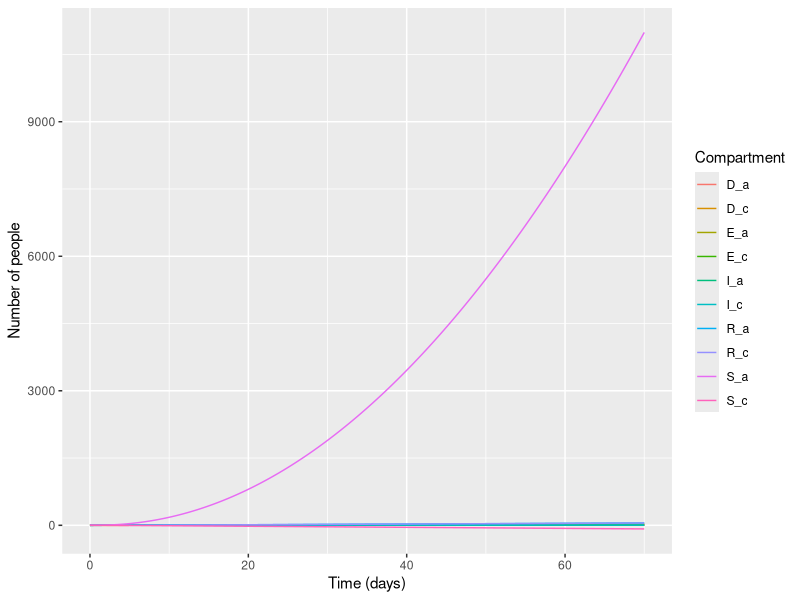

The R source for this figure:
## ---- chunk 1
knitr::opts_chunk$set(echo = TRUE)
## ---- chunk 2
library(deSolve)
library(tidyverse)
library(DiagrammeR)
## ---- chunk 3
grViz("digraph flowchart {
      graph [layout = dot,
       rankdir = LR]
      node [fontname = Helvetica, shape = rectangle,]
      tab1 [label = '@@1']
      tab2 [label = '@@2']
      tab3 [label = '@@3'] 
      tab4 [label = '@@4']
      tab5 [label = '@@5']
      tab6 [label = '@@6']
      tab7 [label = '@@7']
      tab8 [label = '@@8']
      tab9 [label = '@@9']
      # edge definitions with the node IDs
      tab1 -> tab2 [label = 'beta child'];
      tab1 -> tab3 [label = 'beta adult'];
      tab2 -> tab4 [label = 'kapa child'];
      tab4 -> tab6 [label = 'mu child'];
      tab4 -> tab8 [label = 'gamma child'];
      tab3 -> tab5 [label = 'kapa adult'];
      tab5 -> tab7 [label = 'mu adult'];
      tab5 -> tab9 [label = 'gamma adult'];
      }

      [1]: 'Susceptible'
      [2]: 'Exposed Children'
      [3]: 'Exposed Adults'
      [4]: 'Infected Children'
      [5]: 'Infected Adult'
      [6]: 'Dead Children'
      [7]: 'Dead Adults'
      [8]: 'Recovered Children'
      [9]: 'Recovered Adults'
      ")
## ---- chunk 4
population <- 10^6
infectious_no <- 3
N <- 1
epsilon = infectious_no/population
Ih <- 1 ### unlimited hospital capacity
mun <- 0.95 ### 0 < mun < 1
muh <- 1- mun
alpha <- 0.6
beta <- 1.2
kappa <- 1.4
gamma <-0.3

unit_time <- 70

# proportions
child_prop = 0.3
adult_prop = 0.7
## ---- chunk 5
# child
S_c = 0.3*  (1-epsilon)
E_c = 0
I_c = 0.3 * epsilon
R_c = 0
D_c = 0

# adult
S_a = 0.7*  (1-epsilon)
E_a = 0
I_a = 0.7 * epsilon
R_a = 0
D_a = 0

# time step
step_h = 0.001

## ---- chunk 6
param = list(N = N, Ih = Ih, muh = muh, mun = mun, alpha = alpha, beta = beta, kappa = kappa, gamma = gamma, 
          S_c = S_c, E_c = E_c, I_c = I_c, R_c = R_c, D_c = D_c,
          S_a = S_a, E_a = E_a, I_a = I_a, R_a = R_a, D_a = D_a,
          step_h = step_h, unit_time = unit_time)
times <- seq(0, param$unit_time, by = param$step_h)
state <- c(S_c = param$S_c, E_c = param$E_c, I_c = param$I_c, R_c = param$R_c, D_c = param$D_c,
           S_a = param$S_a, E_a = param$E_a, I_a = param$I_a, R_a = param$R_a, D_a = param$D_a)
## ---- chunk 7
seir.d = function(t, states, param){
  with(as.list(c(states, param)),{
    # counts
    N_c = S_c + E_c + I_c + R_c + D_c
    N_a = S_a + E_a + I_a + R_a + D_a
    # child
    d.S_c = -beta * S_c * 1/N_c
    d.E_c = +beta * S_c * 1/N_c - kappa*E_c
    d.I_c = -gamma * I_c + kappa * E_c
    d.R_c = +gamma * (1 - muh) * min(alpha * I_c, Ih) + gamma * (1 - mun) * max(0,(alpha * I_c) - Ih) + gamma * (1 - alpha)* I_c
    d.D_c = +gamma * muh * min(alpha * I_c, Ih) + gamma * mun * max(0, (alpha * I_c) - Ih)
    d.N_c = d.S_c + d.E_c + d.I_c + d.R_c + d.D_c
    d.N_c = 0
    
    # adult
    d.S_a = -beta * S_a * 1/N_a
    d.E_a = +beta * S_a * 1/N_a - kappa*E_a
    d.I_a = -gamma * I_a + kappa * E_a
    d.R_a = +gamma * (1 - muh) * min(alpha * I_a, Ih) + gamma * (1 - mun) * max(0,(alpha * I_a) - Ih) + gamma * (1 - alpha)* I_a
    d.D_a = +gamma * muh * min(alpha * I_a, Ih) + gamma * mun * max(0, (alpha * I_a) - Ih)
    d.N_a = d.S_a + d.E_a + d.I_a + d.R_a + d.D_a
    d.N_a = 0
    list(c(d.S_a, d.E_a, d.I_a, d.R_a, d.D_a,
           d.S_c, d.E_a, d.I_a, d.R_a, d.D_a))
  })
}
## ---- chunk 8
out_seir.d = as.data.frame(ode(y = state, times = times,
                               func = seir.d, parms = param))

## ---- chunk 9
library(tidyr)
output_long <- out_seir.d %>%  pivot_longer(cols = c(S_c, E_c, I_c, R_c, D_c, S_a, E_a, I_a, R_a, D_a),
                        names_to = "state",
                        values_to = "value") 

## ---- chunk 10
ggplot(data = output_long,                                               
       aes(x = time, y = value, colour = state, group = state)) +  
  geom_line() +                                                          
  xlab("Time (days)")+                                                   
  ylab("Number of people") +                                
  labs(colour = "Compartment") 
